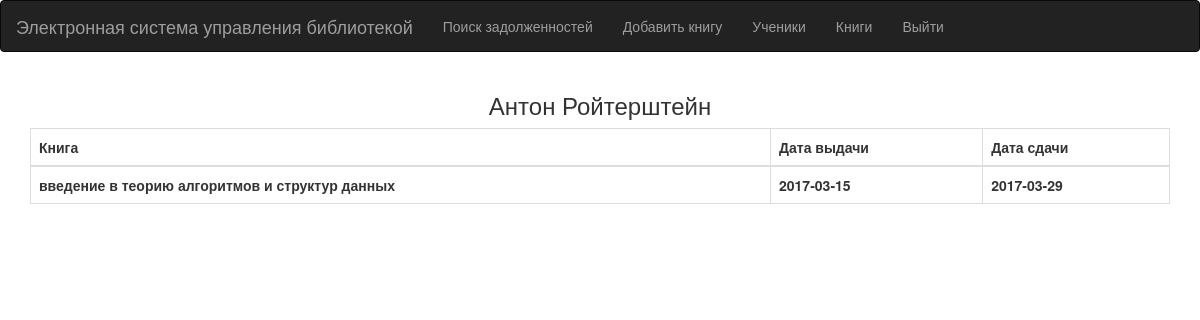
The page /student/Антон_Ройтерштейн on the database as committed earlier.
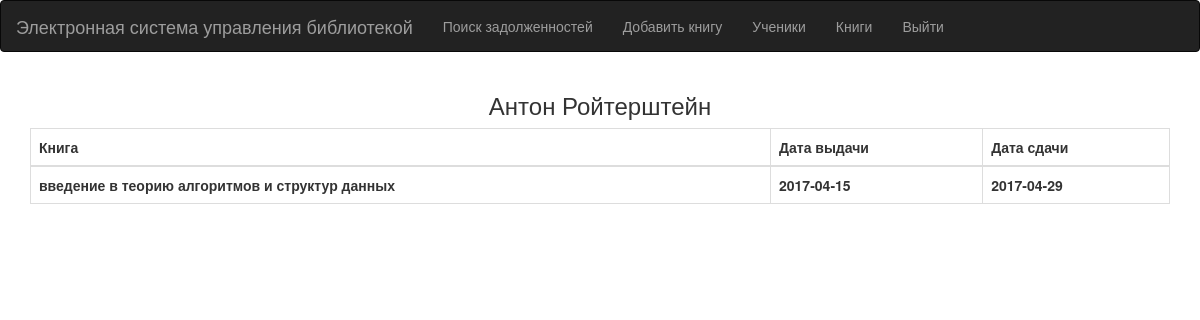
The same page on the database as committed later.
### tables this page shows
CREATE TABLE Books_Tab(ID INTEGER PRIMARY KEY AUTOINCREMENT, In_Stock int NULL, All_Books int NULL, Name_Of_Book nvarchar(150) NULL, Author_Of_Book nvarchar(150) NULL, ISBN nvarchar(20) NULL);

CREATE TABLE Books_Of_Snudent(ID INTEGER PRIMARY KEY AUTOINCREMENT, Student int NULL, Book int NULL, Date_Of_Receipt nvarchar(100) NULL, Date_Of_Return nvarchar(100) NULL);

### server.py (the view)
@app.route('/student/<name>', methods=['GET', 'POST'])
def student(name):
    name = tuple(name.split('_'))
    data = executes_for_web.Search_Of_Student(name)
    return render_template('found.html', uch=True, arrays=data, stname=name[0] + ' ' + name[1])

### executes_for_web.py (called while the page is built)
def Search_Of_Student(name):
    print('Trying to connect:')
    try:
        connection = sqlite3.connect('TSL.db', timeout=10)
        print('Connected')
    except:
        print('Could not connect')
    id = ID_Of_Name((name[0], name[1]))
    cursor = connection.cursor()
    request = cursor.execute(("SELECT Book, Date_Of_Receipt, Date_Of_Return FROM Books_Of_Snudent WHERE Student = '{0}'").format(id)).fetchall()
    request = list(map(lambda x: list(x), request))
    for book in range(len(request)):
        book_name = cursor.execute(("SELECT Name_Of_Book FROM Books_Tab WHERE ID = '{0}'").format(request[book][0])).fetchall()
        request[book][0] = book_name[0][0]
    connection.close()
    return request

def ID_Of_Name(name):
    print('Trying to connect:')
    try:
        connection = sqlite3.connect('TSL.db', timeout=10)
        print('Connected')
    except:
        print('Could not connect')
    cursor = connection.cursor()
    name = list(name)
    name[0] = name[0].lower().title()
    name[1] = name[1].lower().title()
    request = cursor.execute(("select ID from Main_Tab where First_Name LIKE '%{0}%' and Last_Name LIKE '%{1}%'").format(name[0], name[1])).fetchall()
    connection.close()
    return request[0][0]

### templates/found.html (shortened to what this page needs)
{%extends "layer.html"%}
{%block body%}
<nav class="navbar navbar-inverse">
    <div class="container-fluid">
        <div class="navbar-header">
            <span class="navbar-brand">Электронная система управления библиотекой</span>
        </div>
        <div>
            <ul class="nav navbar-nav">
                <li><a href="{{ url_for('main') }}" >Поиск задолженностей</a></li>
                <li><a href="{{ url_for('addbook') }}" >Добавить книгу</a></li>
                <li><a href="{{ url_for('get_students')}}">Ученики</a></li>
                <li><a href="{{ url_for('get_books')}}">Книги</a></li>
                <li><a href="{{ url_for('logout') }}">Выйти</a></li>
            </ul>
        </div>
    </div>
</nav>
<div class="container" align="center">
    <h3>{{stname}}</h3>
    {%if uch == True%}
    <div class="table-responsive">
        <table class="table table-hover table-bordered">
            <thead>
            <tr>
                <th>Книга</th>
                <th>Дата выдачи</th>
                <th>Дата сдачи</th>
            </tr>
           </thead>
            <tbody>
            {%for i in arrays%}
            <tr>
                <th>{{i[0]}}</th>
                <th>{{i[1]}}</th>
                <th>{{i[2]}}</th>
            </tr>
            {%endfor%}
            </tbody>
        </table>
    </div>
    <br>
    {%endif%}
</div>
{%endblock%}

### templates/layer.html (shortened to what this page needs)
<!DOCTYPE html>
<html lang="en">
<head>
    <link href="//cdnjs.cloudflare.com/ajax/libs/twitter-bootstrap/3.3.7/css/bootstrap.min.css" rel="stylesheet">
</head>
{%block body%}{%endblock%}
</html>

Rows that differ between the two databases and show on the page:
removed Books_Of_Snudent: Date_Of_Receipt "2017-03-15", Date_Of_Return "2017-03-29"
added Books_Of_Snudent: Date_Of_Receipt "2017-04-15", Date_Of_Return "2017-04-29"
Other text that changed with them:
new list line: "введение в теорию алгоритмов и структур данных"
list line gone: "введение в теорию алгоритмов и структур данных"
